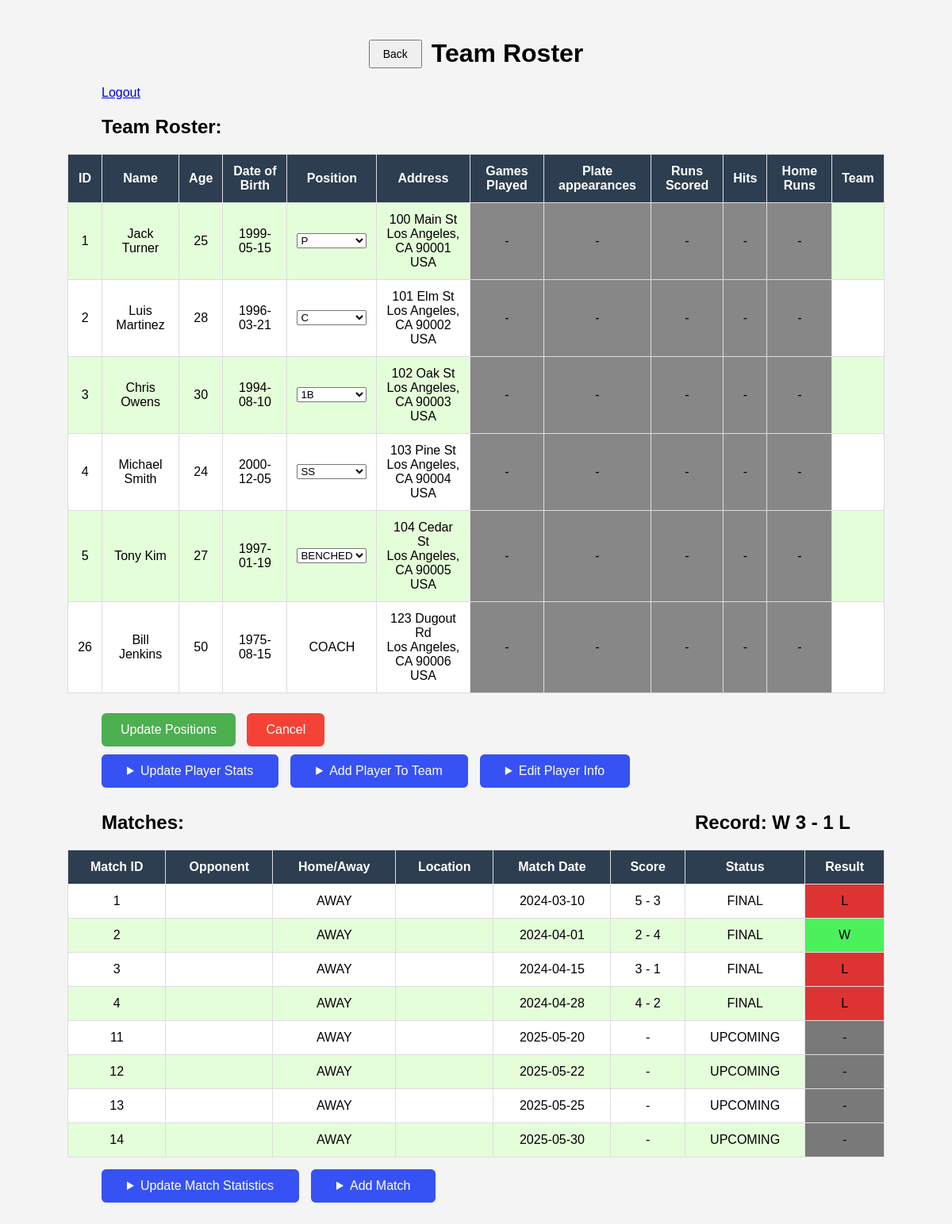
The app's page /viewteam.php?team_id=1 with its own data.
### tables this page shows
CREATE TABLE Members (
    playerID INT UNSIGNED AUTO_INCREMENT PRIMARY KEY,
    name VARCHAR(150) NOT NULL,
    age TINYINT UNSIGNED DEFAULT 1,
    position VARCHAR(150) NOT NULL DEFAULT"BENCHED",
    dob DATE,
    team_id INT UNSIGNED NOT NULL DEFAULT 0,
    Street VARCHAR(250),
    City VARCHAR(100),
    State VARCHAR(100),
    Country VARCHAR(100),
    ZipCode VARCHAR(10),
    CONSTRAINT valid_zipcode CHECK (ZipCode REGEXP '^(?!0{5})(?!9{5})\\d{5}(-(?!0{4}|9{4})\\d{4})?$'),
    CONSTRAINT fk_team_id FOREIGN KEY (team_id) REFERENCES TEAM(ID) ON DELETE CASCADE
);

CREATE TABLE Matches (
    ID INT UNSIGNED AUTO_INCREMENT PRIMARY KEY,
    home_team INT UNSIGNED NOT NULL,
    away_team INT UNSIGNED NOT NULL,
    home_score TINYINT UNSIGNED DEFAULT 0,
    away_score TINYINT UNSIGNED DEFAULT 0,
    match_date DATE,
    match_status VARCHAR(100),
    CONSTRAINT fk_home FOREIGN KEY (home_team) REFERENCES TEAM(ID),
    CONSTRAINT fk_away FOREIGN KEY (away_team) REFERENCES TEAM(ID)
);

### viewteam.php (the view, shortened to what this page needs)
<?php
    require_once('playerinfo.php');
    require_once('playerstats.php');
    @$db = new mysqli(DATA_BASE_HOST, USER_NAME, USER_PASSWORD, DATA_BASE_NAME);
    if( $db->connect_errno != 0) {
        echo "Error: Failed to make a MySQL connection, here is why: <br/>";
        echo "Errno: " . $db->connect_errno . "<br/>";
        echo "Error: " . $db->connect_error . "<br/>";
    }
    else {
        $team_id = isset($_GET['team_id']) ? (int)$_GET['team_id'] : 0;
        $query = "SELECT p.playerID, p.name, p.age, p.position, p.dob, p.Street, p.City, p.State, p.Country, p.ZipCode, s.Games_played,. s.Plate_appearances,. s.Runs_Scored,. s.Hits,. s.Home_runs, t.team_name, t.city
          FROM members p LEFT JOIN statistics s ON p.playerID = s.ID LEFT JOIN team t ON p.team_id = t.ID
          WHERE p.team_id=?;";
        $stmt = $db->prepare($query);
        $stmt -> bind_param('i',$team_id);
        $stmt->execute();
        $stmt->store_result();
        $stmt->bind_result($playerID, $name, $age, $position, $dob, $street, $city, $state, $country, $zip, $games_played, $plate_appearances, $runs_scored, $hits, $home_runs, $team, $team_city);
        $record_query = " SELECT
                  SUM(CASE
                        WHEN (home_team = ? AND home_score > away_score) OR
                            (away_team = ? AND away_score > home_score) THEN 1 ELSE 0
                      END) AS wins,
                  SUM(CASE
                        WHEN (home_team = ? AND home_score < away_score) OR
                            (away_team = ? AND away_score < home_score) THEN 1 ELSE 0
                      END) AS losses
                FROM matches
                WHERE home_team = ? OR away_team = ?;";
        $record_stmt = $db->prepare($record_query);
        $record_stmt->bind_param("iiiiii", $team_id, $team_id, $team_id, $team_id, $team_id, $team_id);
        $record_stmt->execute();
        $record_stmt->store_result();
        $record_stmt->bind_result($wins, $losses);
        $match_query = "SELECT m.ID,t1.ID AS home_id, t2.ID AS away_id, t1.team_name AS home, t2.team_name AS away, m.home_score,m.away_score,t1.city AS hcity, t2.city AS acity, m. match_date, m.match_status
          FROM matches m LEFT JOIN team t1 ON m.home_team=t1.ID LEFT JOIN team t2 ON m.away_team = t2.ID
          WHERE home_team = ? or away_team=?";
        $match_stmt = $db->prepare($match_query);
        $match_stmt -> bind_param('ii',$team_id,$team_id);
        $match_stmt -> execute();
        $match_stmt -> store_result();
        $match_stmt -> bind_result($matchID,$homeid,$awayid,$home,$away,$hscore,$ascore,$hcity,$acity,$matchdate,$matchstatus);
      }
    $positions = ['BENCHED','P', 'C', '1B', '2B', '3B', 'SS', 'LF', 'CF', 'RF', 'DH'];
    function renderCell($value) {
      if (is_null($value)) {
          echo '<td style="background:rgb(135, 135, 135);">-</td>';
      } else {
          echo '<td>' . htmlspecialchars($value) . '</td>';
      }
    }
?>
<!DOCTYPE html>
<html lang="en">
<head>
  <link rel="stylesheet" href="styles.css">
</head>
<body>
<div style="display: flex; align-items: center; gap: 12px; justify-content:center">
    <form action="teams.php" method="get">
        <button type="submit" style="padding: 8px 16px; font-size: 14px;">Back</button>
    </form>
    <?php
        $stmt->fetch();
        echo "<h1>" . $team_city . ' ' . $team . " Team Roster</h1>";
    ?>
</div>
<a href="logout.php" style="margin-left:100px">Logout</a>
    <h2>Team Roster: </h2>
    <form method="POST" action="updatepos.php?team_id=<?php echo $team_id;?>">
        <table>
         <tr>
            <th>ID</th>
            <th>Name</th>
            <th>Age</th>
            <th>Date of Birth</th>
            <th>Position</th>
            <th>Address</th>
            <th>Games Played</th>
            <th>Plate appearances</th>
            <th>Runs Scored</th>
            <th>Hits</th>
            <th>Home Runs</th>
            <th>Team</th>
         </tr>
          <?php
            $stmt->data_seek(0);
            while( $stmt->fetch() )
            {
                echo "<tr>";
                echo "<td>$playerID";
                echo "<td>$name";
                renderCell($age);
                if ($position =="COACH"){
                  renderCell($position);
                }
                else {
                  echo "<td>";
                  echo "<select name='position[$playerID]'>";
                  foreach ($positions as $position_option) {
                    $selected = ($position == $position_option) ? "selected" : "";
                    echo "<option value='$position_option' $selected>$position_option</option>";
                  }
                echo "</select>";
                echo "</td>";
              }
                if (empty($street) && empty($city) && empty($state) && empty($zip) && empty($country)){
                  echo '<td style="background:rgb(135, 135, 135);">-</td>';
                }
                else {
                  echo "<td>".$street."<br/>"
                  .$city.', '.$state.' '.$zip.'<br/>'
                  .$country."</td>\n";
                }
                renderCell($games_played);
                echo "<td>$team";
            }
           ?>
        </table>
        <div style="text-align:left; margin-left:100px; margin-top:25px;">
            <button type="submit" style="padding: 12px 24px; font-size: 16px; background-color: #4CAF50; color: white; border: none; border-radius: 6px; cursor: pointer;"> Update Positions </button>
            <button type="submit" name = 'cancel' style="padding: 12px 24px; font-size: 16px; background-color: #f44336; color: white; border: none; border-radius: 6px; cursor: pointer; margin-left: 10px;"> Cancel </button>
        </div>
    </form>
    <div style="display:flex">
    <div>
    <details style="text-align:left;margin: 10px 0px 10px 100px;; background-color: rgb(157, 158, 162); border-radius: 6px">
      <summary style=" padding: 12px 32px; font-size: 16px; background-color:rgb(54, 82, 244); color: white; border: none; border-radius: 6px; cursor: pointer; width: auto;"> Update Player Stats</summary>
    </details>
    </div>
    <div>
    <details style="text-align:left; margin: 10px 0px 10px 15px; background-color: rgb(157, 158, 162); border-radius: 6px">
      <summary style=" padding: 12px 32px; font-size: 16px; background-color:rgb(54, 82, 244); color: white; border: none; border-radius: 6px; cursor: pointer; width: auto;"> Add Player To Team</summary>
    </details>
    </div>
    <div>
    <details style="text-align:left;margin: 10px 0px 10px 15px; background-color: rgb(157, 158, 162); border-radius: 6px">
      <summary style=" padding: 12px 32px; font-size: 16px; background-color:rgb(54, 82, 244); color: white; border: none; border-radius: 6px; cursor: pointer; width: auto;"> Edit Player Info</summary>
    </details>
            </div>
    </div>
    <div style="display:flex; justify-content: space-between; align-items: center; margin-right:100px">
    <?php
      $record_stmt->data_seek(0);
      while( $record_stmt->fetch() )
      {
        echo "<h2>Matches: </h2>";
        echo "<h2>Record: W $wins - $losses L";
      }
      ?>
    </div>
    <div>
    <table>
      <thead>
        <tr>
          <th>Match ID</th>
          <th>Opponent</th>
          <th>Home/Away</th>
          <th>Location</th>
          <th>Match Date</th>
          <th>Score</th>
          <th>Status</th>
          <th>Result</th>
        </tr>
      </thead>
      <tbody><?php
            $match_stmt->data_seek(0);
            while( $match_stmt->fetch() )
            {
                echo "<tr>";
                echo "<td>$matchID";
                if ($homeid == $team_id) {
                  echo "<td>$away";
                  echo "<td>HOME";
                  echo "<td>$hcity";
                }
                else {
                  echo "<td>$home";
                  echo "<td>AWAY";
                  echo "<td>$hcity";
                }
                echo "<td>$matchdate";
                echo "<td>$hscore - $ascore";
                echo "<td>$matchstatus";
                if ((($hscore > $ascore && $homeid == $team_id) || ($hscore < $ascore && $homeid != $team_id))){
                  echo "<td style=\"background:rgb(75, 241, 91);\">W";
                }
                elseif ($hscore==$ascore){
                  echo "<td style=\"background:rgb(121, 121, 121);\">-";
                }
                else {
                  echo "<td style=\"background:rgb(222, 51, 51);\">L";
                }
            }
           ?>
      </tbody>
    </table>
    </div>
    <div style="display:flex">
    <div>
      <details style="text-align:left; margin: 15px 0px 10px 100px;; background-color: rgb(157, 158, 162); border-radius: 6px">
        <summary style=" padding: 12px 32px; font-size: 16px; background-color:rgb(54, 82, 244); color: white; border: none; border-radius: 6px; cursor: pointer; width: auto;"> Update Match Statistics</summary>
      </details>
    </div>
    <div>
      <details style="text-align:left; margin: 15px 0px 10px 15px; background-color: rgb(157, 158, 162); border-radius: 6px">
        <summary style=" padding: 12px 32px; font-size: 16px; background-color:rgb(54, 82, 244); color: white; border: none; border-radius: 6px; cursor: pointer; width: auto;"> Add Match</summary>
      </details>
    </div>
</body>
</html>

### styles.css (style rules this page uses)
body { font-family: Arial, sans-serif; padding: 20px; background: #f4f4f4; }
h1 { text-align: center; }
h2 { margin-left: 100px; }
table { width: 90%; margin: 0 auto; border-collapse: collapse; background-color: #fff; }
th, td { padding: 12px; border: 1px solid #ddd; text-align: center; }
th { background-color: #2c3e50; color: #fff; }
tr:nth-child(even) { background-color:rgb(229, 254, 218); }

### records on screen
members: playerID "1", name "Jack Turner", age "25 1999-05-15", playerID "P", Street "100 Main St", City "Los Angeles", State "CA", ZipCode "90001", Country "USA"
members: playerID "2", name "Luis Martinez", age "28 1996-03-21", playerID "C", Street "101 Elm St", City "Los Angeles", State "CA", ZipCode "90002", Country "USA"
members: playerID "3", name "Chris Owens", age "30 1994-08-10", playerID "1B", Street "102 Oak St", City "Los Angeles", State "CA", ZipCode "90003", Country "USA"
members: playerID "4", name "Michael Smith", age "24 2000-12-05", playerID "SS", Street "103 Pine St", City "Los Angeles", State "CA", ZipCode "90004", Country "USA"
members: playerID "5", name "Tony Kim", age "27 1997-01-19", playerID "BENCHED", Street "104 Cedar St", City "Los Angeles", State "CA", ZipCode "90005", Country "USA"
members: playerID "26", name "Bill Jenkins", age "50 1975-08-15 COACH", Street "123 Dugout Rd", City "Los Angeles", State "CA", ZipCode "90006", Country "USA"
matches: ID "1", match_date "2024-03-10", home_score "5", away_score "3", match_status "FINAL"
matches: ID "2", match_date "2024-04-01", home_score "2", away_score "4", match_status "FINAL", shows "W"
matches: ID "3", match_date "2024-04-15", home_score "3", away_score "1", match_status "FINAL"
matches: ID "4", match_date "2024-04-28", home_score "4", away_score "2", match_status "FINAL"
matches: ID "11", match_date "2025-05-20", match_status "UPCOMING"
matches: ID "12", match_date "2025-05-22", match_status "UPCOMING"
matches: ID "13", match_date "2025-05-25", match_status "UPCOMING"
matches: ID "14", match_date "2025-05-30", match_status "UPCOMING"

### other values on screen
$wins "3"
$losses "1"
